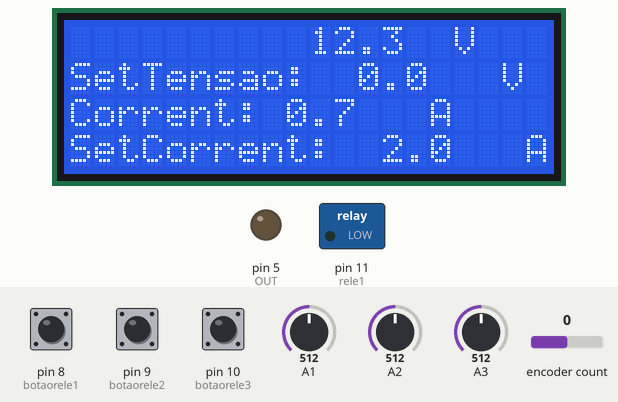
This sketch was run on a simulated Arduino Uno, built with avr-gcc and run on an emulated ATmega328P. Parts: 20×4 character LCD, switched loads named in the sketch (green lamp = pin HIGH), output pins drawn as LEDs (lit = HIGH). The test bench sets the inputs (shaded band); at power-on: pin 8 (botaorele1) LOW, encoder count 0, A1 = 512, A2 = 512, A3 = 512, pin 9 (botaorele2) LOW, pin 10 (botaorele3) LOW. What the sketch prints to the serial monitor is not drawn.

Above: at 1.2 s.
1.3 s: pin 8 (botaorele1) pulled HIGH for 0.15 s
At 2.6 s:
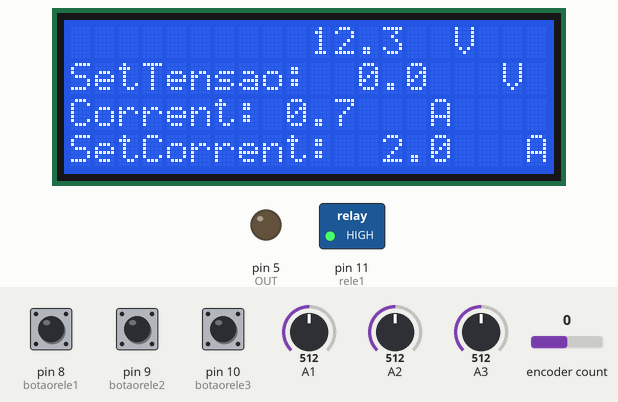
2.9 s: encoder count set to 1
4.5 s: A1 set to 716
At 5.2 s:
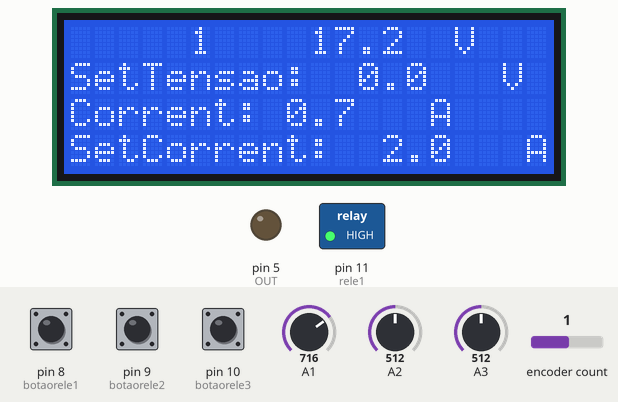
6.0 s: A2 set to 716
7.5 s: A3 set to 716
At 8.4 s:
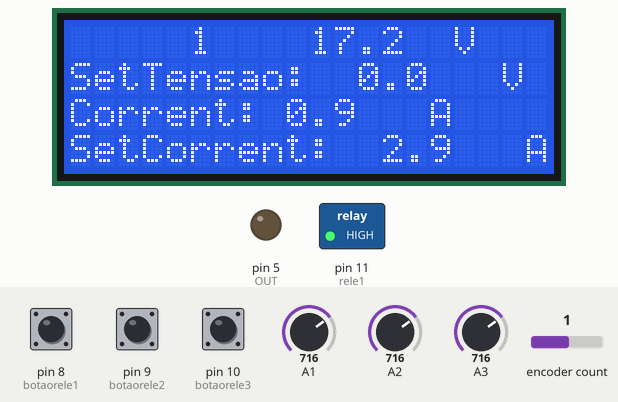
9.1 s: encoder count set to 2
Timing chart, 0 to 11.7 s (numbered marks = the images above; inputs shaded):
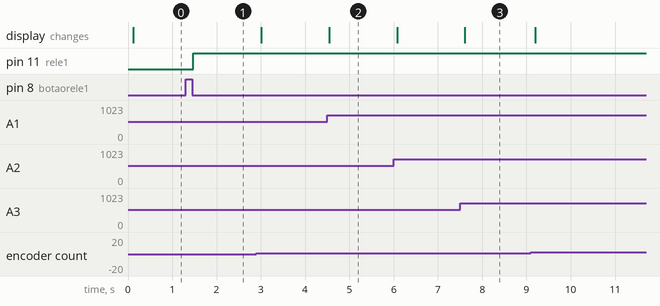

The sketch:

FONTE_BANCADA_ARDUINO_AJUSTE_CORR_TENSAO_ENCODER_V1.1.ino
```cpp
#include <RotaryEncoder.h>

#include <Wire.h>
#include <LiquidCrystal_I2C.h>

LiquidCrystal_I2C lcd(0x27,20,4);

#define OUT 5 // pwm
#define SAIDA_FONTE A1// tensão lida na saída da fonte

// --- variaveis do controle de tensao e corrente

 int potenciometro;  //variável para armazenar o valor lido no potenciometro tensão constante
 int potcorrent;     //variável para armazenar o valor lido no potenciometro corrente ma´xima
 int leitura_fonte;  //variável para armazenar o valor lido na saída fonte
 int sensor_corrent; //variável para armazenar o valor lido de tensão shunt amplificado
 float corrente; //variável para armazenar o valor de corrente calculado pelo sinal shunt amplificado
 float tensao; //tensão
 float setpoint;
 float setcorrent;
 float divisor_tensao = 5.11;
 float ganho_opamp = 3.78;
 int PWM;


 // --- variaveis de controle de botoes ---

int PARA1 = 0;
int CONTA1 = 0;

int PARA2 = 0;
int CONTA2 = 0;

int PARA3 = 0;
int CONTA3 = 0;

 // --- mapeamento de botoes, buzzer ---

#define botaorele1 8
#define botaorele2 9
#define botaorele3 10
#define rele1 11
#define rele2 12
#define rele3 13
#define buzzer

 // --- encoder ---
RotaryEncoder EncoderOne(2, 3);
#define ButtonEncoder  encoder 4
int ValorAtual;
int ValorAntigo;


void setup()
 {
  Serial.begin(250000);
    lcd.init();
    lcd.backlight();
    pinMode(rele1, OUTPUT);
    pinMode(OUT, OUTPUT); // configura pino como saída
    pinMode(A0, INPUT);
    pinMode(A1, INPUT);
    pinMode(A2, INPUT);
    pinMode(A3, INPUT);
    PWM = potenciometro/4;
 }

 void loop()
 {

 // --- Encoder ---
EncoderOne.tick();// Começa a ler o valor do encoder
ValorAtual = EncoderOne.getPosition();//Captura o valor do encoder


    if (ValorAntigo != ValorAtual) {// Se houve mudança do valor do encoder
      Serial.println(ValorAtual);
      lcd.clear();// Limpa o display
      lcd.setCursor(5, 0);
      lcd.print(ValorAtual);
      ValorAntigo =  ValorAtual;//Carrega o valor antigo
    }//end if

 // ---------------

    //potenciometro = analogRead(A0);  // le o valor analógico
    potenciometro = ValorAtual; // atribui o valor do encoder ao setpoint
    leitura_fonte = analogRead(A1); // le valor da saída da fonte na entrada analogica ou calculado a media movel
    potcorrent = analogRead(A3);
    tensao = leitura_fonte*0.0047*divisor_tensao;
    setpoint = potenciometro*0.00488*divisor_tensao;
    //setpoint = 3.3; //valor para testar uma tensão fixa
    sensor_corrent = analogRead(A2); //le o valor de tensão amplificado do shunt
    corrente = sensor_corrent*0.00488/ganho_opamp;
    setcorrent = potcorrent*0.004; //potenciometro que ajusta corrente máxima


 // --- ajuste tensão constante e corrente máxima---
    if (setcorrent < corrente) {
      PWM = PWM -1;
      if (PWM < 0) PWM = 0;
    }
    else {
    if (setpoint > tensao) PWM = PWM + 1;
    if (setpoint < tensao) PWM = PWM - 1;
    if (PWM < 0) PWM = 0;
    if (PWM > 255) PWM = 255;
    }
   analogWrite(OUT, PWM); //envia pulso pwm para controle da fonte

 // --- controle lcd ---
   lcd.setCursor(0,0); //SETA A POSIÇÃO DO CURSOR
   //lcd.print("Tensao: "); //IMPRIME O TEXTO NO DISPLAY LCD
   lcd.setCursor(10,0); //SETA A POSIÇÃO DO CURSOR
   lcd.print(tensao, 1); //IMPRIME O TEXTO NO DISPLAY LCD
   lcd.setCursor(15,0); //SETA A POSIÇÃO DO CURSOR
   lcd.print(" V"); //IMPRIME O TEXTO NO DISPLAY LCD
   lcd.setCursor(0,1); //SETA A POSIÇÃO DO CURSOR
   lcd.print("SetTensao: "); //IMPRIME O TEXTO NO DISPLAY LCD
   lcd.setCursor(12,1); //SETA A POSIÇÃO DO CURSOR
   lcd.print(setpoint, 1); //SEQUÊNCIA DE ESPAÇOS
   lcd.setCursor(17,1); //SETA A POSIÇÃO DO CURSOR
   lcd.print(" V"); //IMPRIME O TEXTO NO DISPLAY LCD
   lcd.setCursor(0,2); //SETA A POSIÇÃO DO CURSOR
   lcd.print("Corrent: "); //IMPRIME O TEXTO NO DISPLAY LCD
   lcd.setCursor(9,2); //SETA A POSIÇÃO DO CURSOR
   lcd.print(corrente, 1); //IMPRIME O TEXTO NO DISPLAY LCD
   lcd.setCursor(15,2); //SETA A POSIÇÃO DO CURSOR
   lcd.print("A"); //IMPRIME O TEXTO NO DISPLAY LCD
   lcd.setCursor(0,3); //SETA A POSIÇÃO DO CURSOR
   lcd.print("SetCorrent: "); //IMPRIME O TEXTO NO DISPLAY LCD
   lcd.setCursor(13,3); //SETA A POSIÇÃO DO CURSOR
   lcd.print(setcorrent, 1); //IMPRIME O TEXTO NO DISPLAY LCD
   lcd.setCursor(19,3); //SETA A POSIÇÃO DO CURSOR
   lcd.print("A"); //IMPRIME O TEXTO NO DISPLAY LCD
   //lcd.clear();

// -------------------- controle de botoes --------------------------
// --- botaorele1 ---
  if (digitalRead(botaorele1) == HIGH && PARA1 == 0) PARA1 = 1;
  if (digitalRead(botaorele1) == LOW && PARA1 == 1 ) { CONTA1++; PARA1 = 0;}
  if (CONTA1 > 0) digitalWrite(rele1, HIGH); else {digitalWrite(rele1, LOW);}
  if (CONTA1 > 1) CONTA1 = 0;

// --- botaorele2 ---
  if (digitalRead(botaorele2) == HIGH && PARA2 == 0) PARA2 = 1;
  if (digitalRead(botaorele2) == LOW && PARA2 == 1 ) { CONTA2++; PARA2 = 0;}
  if (CONTA2 > 0) digitalWrite(rele2, HIGH); else {digitalWrite(rele2, LOW);}
  if (CONTA2 > 1) CONTA2 = 0;

// --- botaorele3 ---
  if (digitalRead(botaorele3) == HIGH && PARA3 == 0) PARA3 = 1;
  if (digitalRead(botaorele3) == LOW && PARA3 == 1 ) { CONTA3++; PARA3 = 0;}
  if (CONTA1 > 0) digitalWrite(rele3, HIGH); else {digitalWrite(rele3, LOW);}
  if (CONTA1 > 1) CONTA3 = 0;

 }
```

Measured:
- after the input at 1.3 s, pin 11 (rele1): LOW → HIGH after 0.18 s
- after the input at 4.5 s, the display: changes after 0.05 s (image 2)
- after the input at 7.5 s, the display: changes after 0.11 s (image 3)
